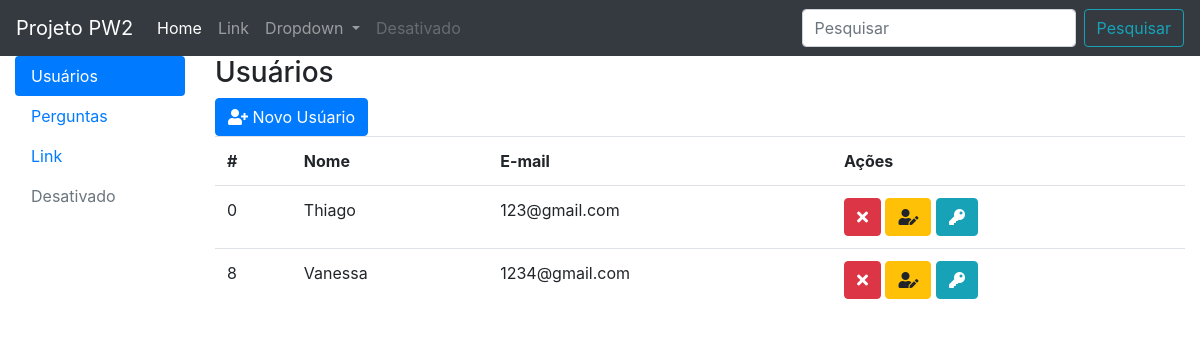
Before: /usuarios.php with the older database file.
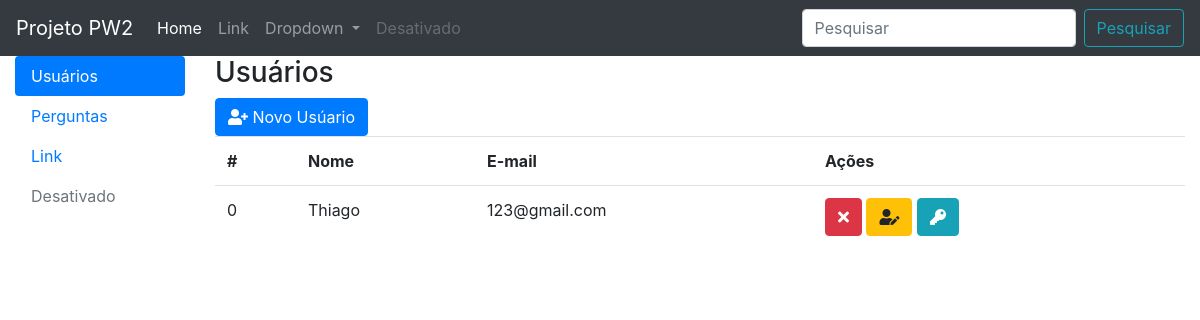
After: the same page with the newer database file.
### tables this page shows
CREATE TABLE `usuario` (
  `idUsuario` int(11) NOT NULL,
  `nome` varchar(200) NOT NULL,
  `email` varchar(200) NOT NULL,
  `senha` varchar(200) NOT NULL
);

### UsuarioDAO.php (called while the page is built, shortened)
<?php
class UsuarioDAO
{
    private $con;
    public function __construct()
    {
        $this->con = mysqli_connect('localhost', 'root', 'etecia', 'projetopw');
    }
    public function buscar()
    {
        $sql = 'SELECT * FROM usuario';
        $rs = $this->con->query($sql);
        $listaDeUsuarios = array();
        while ($lista = $rs->fetch_object()) {
            $listaDeUsuarios[] = $lista;
        }
        return $listaDeUsuarios;
    }
}

### usuarios.php (the view, shortened to what this page needs)
<?php
include 'UsuarioDAO.php';
$usuarioDAO = new UsuarioDAO();
$lista = $usuarioDAO->buscar();
?>
<!DOCTYPE html>
<head>
    <link rel=" stylesheet" href="https://stackpath.bootstrapcdn.com/bootstrap/4.1.3/css/bootstrap.min.css"
>
    <link rel="stylesheet" type="text/css" href="css/all.min.css">
</head>
<body>
    <nav class="navbar navbar-expand-lg navbar navbar-dark bg-dark">
        <a class="navbar-brand" href="#">Projeto PW2</a>
        <div class="collapse navbar-collapse" id="conteudoNavbarSuportado">
            <ul class="navbar-nav mr-auto">
                <li class="nav-item active">
                    <a class="nav-link" href="usuarios">Home <span class="sr-only">(página atual)</span></a>
                </li>
                <li class="nav-item">
                    <a class="nav-link" href="#">Link</a>
                </li>
                <li class="nav-item dropdown">
                    <a class="nav-link dropdown-toggle" href="#" id="navbarDropdown" role="button"
                        data-toggle="dropdown" aria-haspopup="true" aria-expanded="false">
                        Dropdown
                    </a>
                </li>
                <li class="nav-item">
                    <a class="nav-link disabled" href="#">Desativado</a>
                </li>
            </ul>
            <form class="form-inline my-2 my-lg-0">
                <input class="form-control mr-sm-2" type="search" placeholder="Pesquisar" aria-label="Pesquisar">
                <button class="btn btn-outline-info my-2 my-sm-0" type="submit">Pesquisar</button>
            </form>
        </div>
    </nav>
    <div class="container-fluid">
        <div class="row">
            <div class="col-2">
                <ul class="nav flex-column nav-pills vertical">
                    <li class="nav-item">
                        <a class="nav-link active " href="#">Usuários</a>
                    </li>
                    <li class="nav-item">
                        <a class="nav-link " href="questoes">Perguntas</a>
                    </li>
                    <li class="nav-item">
                        <a class="nav-link" href="#">Link</a>
                    </li>
                    <li class="nav-item">
                        <a class="nav-link disabled" href="#">Desativado</a>
                    </li>
                </ul>
            </div>
            <div class="col-10">
                <h3>Usuários</h3>
                <button type="button" class="btn btn-primary" data-toggle="modal" data-target="#modalnovo">
                    <i class="fas fa-user-plus"></i>
                    Novo Usúario
                </button>
                <table class="table">
                    <tr>
                        <th>#</th>
                        <th>Nome</th>
                        <th>E-mail</th>
                        <th>Ações</th>
                    </tr>
                    <?php foreach ($lista as $usuario): ?>
                    <tr>
                        <td><?= $usuario->idUsuario; ?></td>
                        <td><?= $usuario->nome; ?></td>
                        <td><?= $usuario->email; ?></td>
                        <td>
                            <a class="btn btn-danger"
                                href="UsuarioController.php?acao=apagar&id=<?= $usuario->idUsuario; ?>">
                                <i class="fas fa-times"></i>
                            </a>
                            <button type="button" class="btn btn-warning">
                                <i class="fas fa-user-edit"></i>
                            </button>
                            <button type="button" class="btn btn-info alterar-senha" data-toggle="modal"
                                data-target="#modalsenha" data-id="<?= $usuario->idUsuario; ?>">
                                <i class="fas fa-key"></i>
                            </button>
                        </td>
                    </tr>
                    <?php endforeach; ?>
                </table>
            </div>
        </div>
    </div>
</body>
<html>

Changed rows visible on the page:
removed usuario: idUsuario "8", nome "Vanessa", email "1234@gmail.com"
